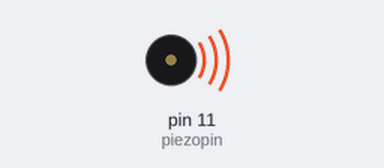
Bench run of a sketch on a simulated Arduino Uno, built with avr-gcc and run on an emulated ATmega328P. Parts: buzzer (waves = sounding).

Above: at 0.1 s.
At 88.4 s:
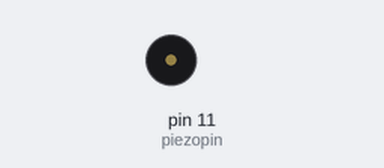
Timing chart, 0 to 89.9 s (numbered marks = the images above):
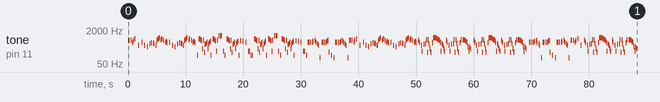

The sketch:

Theme_Mario_Bros.ino
```cpp
/***************************************************\
|  Classic game theme                               |
|  -> Super Mario Bros                              |
|                                                   |
|  -> 8-ohm speaker from digital pino 11 e o terra; |
|                                                   |
|                                                   |
\***************************************************/

#include "pitches.h"

// Indica a duraÃ§Ã£o das notas, ex: colcheia -> tr = 4, ...
#define se 6
#define tr 4
#define co 3
// Define a velocidade de reprodução, quanto menor mais rÃ¡pido...
#define SMbpm 150

// As notas...
int tonesA[] = {NOTE_E5, NOTE_E5,0,NOTE_E5,0, NOTE_C5, NOTE_E5,0, NOTE_G5,0,0, NOTE_G4,0,0};
int tonesB[] = {NOTE_C5,0,0, NOTE_G4,0,NOTE_E4,0,0,NOTE_A4,0, NOTE_B4,0,NOTE_AS4, NOTE_A4,0,NOTE_G4,NOTE_E5,NOTE_G5,NOTE_A5,0,NOTE_F5,NOTE_G5,0,NOTE_E5,0,NOTE_C5,NOTE_D5,NOTE_B4,0};
int tonesC[] = {NOTE_C3,0,NOTE_G5,NOTE_FS5,NOTE_F5,NOTE_DS5,NOTE_C4,NOTE_E5,NOTE_F3,NOTE_GS4,NOTE_A4,NOTE_C5,NOTE_C4,NOTE_A4,NOTE_C5,NOTE_D5};
int tonesD[] = {NOTE_C3,0,NOTE_G5,NOTE_FS5,NOTE_F5,NOTE_DS5,NOTE_G3,NOTE_E5,0,NOTE_C6,0,NOTE_C6,NOTE_C6,0,NOTE_G3,0};
int tonesE[] = {NOTE_C3,0,NOTE_DS5,0,0,NOTE_D5,0,NOTE_C5,0,0,NOTE_G3,NOTE_G3,0,NOTE_C3,0};
int tonesF[] = {NOTE_C5,NOTE_C5,0,NOTE_C5,0,NOTE_C5,NOTE_D5,0,NOTE_E5,NOTE_C5,0,NOTE_A4,NOTE_G4,0,NOTE_G2,0};
int tonesG[] = {NOTE_C5,NOTE_C5,0,NOTE_C5,0,NOTE_C5,NOTE_D5,NOTE_E5,NOTE_F3,0,0,NOTE_C3,0,NOTE_G2,0};
int tonesH[] = {NOTE_E5,NOTE_E5,0,NOTE_E5,0,NOTE_C5,NOTE_E5,0,NOTE_G5,0,0,NOTE_G4,0,0};
int tonesI[] = {NOTE_E5,NOTE_C5,0,NOTE_G4,NOTE_G3,0,NOTE_GS4,0,NOTE_A4,NOTE_F5,NOTE_F3,NOTE_F5,NOTE_A4,NOTE_C4,NOTE_F3,0};
int tonesJ[] = {NOTE_B4,NOTE_A5,NOTE_A5,NOTE_A5,NOTE_G5,NOTE_F5,NOTE_E5,NOTE_C5,NOTE_G3,NOTE_A4,NOTE_G4,NOTE_C4,NOTE_G3,0};
int tonesK[] = {NOTE_B4,NOTE_F5,0,NOTE_F5,NOTE_F5,NOTE_E5,NOTE_D5,NOTE_C5,NOTE_E4,NOTE_G3,NOTE_E4,NOTE_C4,0,0};

// ... e respectivas durações
int durationA[] = {co,co,co,co,co,co,co,co,co,co,se,co,co,se};
int durationB[] = {co,co,co,co,se,co,co,co,co,co,co,co,co,co,co,tr,tr,tr,co,co,co,co,co,co,co,co,co,co,se};
int durationC[] = {co,co,co,co,co,co,co,co,co,co,co,co,co,co,co,co};
int durationD[] = {co,co,co,co,co,co,co,co,co,co,co,co,co,co,co,co};
int durationE[] = {co,co,co,co,co,co,se,co,co,co,co,co,co,co,co};
int durationF[] = {co,co,co,co,co,co,co,co,co,co,co,co,co,co,co,co};
int durationG[] = {co,co,co,co,co,co,co,co,co,co,co,co,se,co,co};
int durationH[] = {co,co,co,co,co,co,co,co,co,co,se,co,co,se};
int durationI[] = {co,co,co,co,co,co,co,co,co,co,co,co,co,co,co,co};
int durationJ[] = {tr,tr,tr,tr,tr,tr,co,co,co,co,co,co,co,co};
int durationK[] = {co,co,co,co,tr,tr,tr,co,co,co,co,co,co,se};

// Melodia do Super Mario em termos de faixas
char melody[] = "abbcdcecdcefgfhbbijikijikfgfhijik";

// Número de notas
int numberA = 14;
int numberB = 29;
int numberC = 16;
int numberD = 16;
int numberE = 15;
int numberF = 16;
int numberG = 15;
int numberH = 14;
int numberI = 16;
int numberJ = 14;
int numberK = 14;
int melodynum = 33;

// Define o pin para ligar o piezo
int piezopin = 11;

// FunÃ§Ã£o que recebe uma faixa (notas e durações) e o número de notas
void play(int tones[], int duration[], int number, int bpm){
  int i;

  for (i = 0; i < number; i++) {

    int lenght = bpm*duration[i];
    tone(piezopin, tones[i],lenght);

    // Pausas para que as notas nÃ£o fiquem coladas umas Ã s outras
    if(duration[i]==se)
      delay(bpm/0.5);
    if(duration[i]==tr)
      delay(bpm/.75);
    if(duration[i]==co)
      delay(bpm);

    // PÃ¡ra de tocar a nota
    noTone(piezopin);
   }
}

// FunÃ§Ã£o que recebe uma string que contÃ©m as faixas para criar uma música (e o seu tamanho)
void playall(char melody[], int num){

  int i;

  for(i=0;i<num;i++){

    if(melody[i]=='a')
      play(tonesA, durationA, numberA, SMbpm);
    if(melody[i]=='b')
      play(tonesB, durationB, numberB, SMbpm);
    if(melody[i]=='c')
      play(tonesC, durationC, numberC, SMbpm);
    if(melody[i]=='d')
      play(tonesD, durationD, numberD, SMbpm);
    if(melody[i]=='e')
      play(tonesE, durationE, numberE, SMbpm);
    if(melody[i]=='f')
      play(tonesF, durationF, numberF, SMbpm);
    if(melody[i]=='g')
      play(tonesG, durationG, numberG, SMbpm);
    if(melody[i]=='h')
      play(tonesH, durationH, numberH, SMbpm);
    if(melody[i]=='i')
      play(tonesI, durationI, numberI, SMbpm);
    if(melody[i]=='j')
      play(tonesJ, durationJ, numberJ, SMbpm);
    if(melody[i]=='k')
      play(tonesK, durationK, numberK, SMbpm);
    }
}

void setup() {
  playall(melody,melodynum);
}

void loop() {
}
```

pitches.h
```cpp
/*************************************************
 * Public Constants
 *************************************************/

#define NOTE_B0  31
#define NOTE_C1  33
#define NOTE_CS1 35
#define NOTE_D1  37
#define NOTE_DS1 39
#define NOTE_E1  41
#define NOTE_F1  44
#define NOTE_FS1 46
#define NOTE_G1  49
#define NOTE_GS1 52
#define NOTE_A1  55
#define NOTE_AS1 58
#define NOTE_B1  62
#define NOTE_C2  65
#define NOTE_CS2 69
#define NOTE_D2  73
#define NOTE_DS2 78
#define NOTE_E2  82
#define NOTE_F2  87
#define NOTE_FS2 93
#define NOTE_G2  98
#define NOTE_GS2 104
#define NOTE_A2  110
#define NOTE_AS2 117
#define NOTE_B2  123
#define NOTE_C3  131
#define NOTE_CS3 139
#define NOTE_D3  147
#define NOTE_DS3 156
#define NOTE_E3  165
#define NOTE_F3  175
#define NOTE_FS3 185
#define NOTE_G3  196
#define NOTE_GS3 208
#define NOTE_A3  220
#define NOTE_AS3 233
#define NOTE_B3  247
#define NOTE_C4  262
#define NOTE_CS4 277
#define NOTE_D4  294
#define NOTE_DS4 311
#define NOTE_E4  330
#define NOTE_F4  349
#define NOTE_FS4 370
#define NOTE_G4  392
#define NOTE_GS4 415
#define NOTE_A4  440
#define NOTE_AS4 466
#define NOTE_B4  494
#define NOTE_C5  523
#define NOTE_CS5 554
#define NOTE_D5  587
#define NOTE_DS5 622
#define NOTE_E5  659
#define NOTE_F5  698
#define NOTE_FS5 740
#define NOTE_G5  784
#define NOTE_GS5 831
#define NOTE_A5  880
#define NOTE_AS5 932
#define NOTE_B5  988
#define NOTE_C6  1047
#define NOTE_CS6 1109
#define NOTE_D6  1175
#define NOTE_DS6 1245
#define NOTE_E6  1319
#define NOTE_F6  1397
#define NOTE_FS6 1480
#define NOTE_G6  1568
#define NOTE_GS6 1661
#define NOTE_A6  1760
#define NOTE_AS6 1865
#define NOTE_B6  1976
#define NOTE_C7  2093
#define NOTE_CS7 2217
#define NOTE_D7  2349
#define NOTE_DS7 2489
#define NOTE_E7  2637
#define NOTE_F7  2794
#define NOTE_FS7 2960
#define NOTE_G7  3136
#define NOTE_GS7 3322
#define NOTE_A7  3520
#define NOTE_AS7 3729
#define NOTE_B7  3951
#define NOTE_C8  4186
#define NOTE_CS8 4435
#define NOTE_D8  4699
#define NOTE_DS8 4978
```
